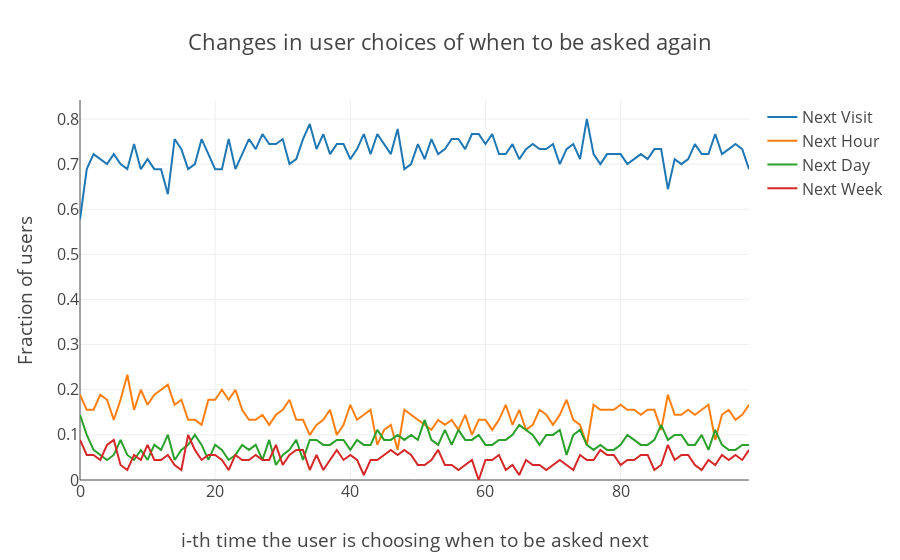

The code cell stored with this chart in its notebook:
### Code cell
plot_lines_asknext_time_by_installs(100)
